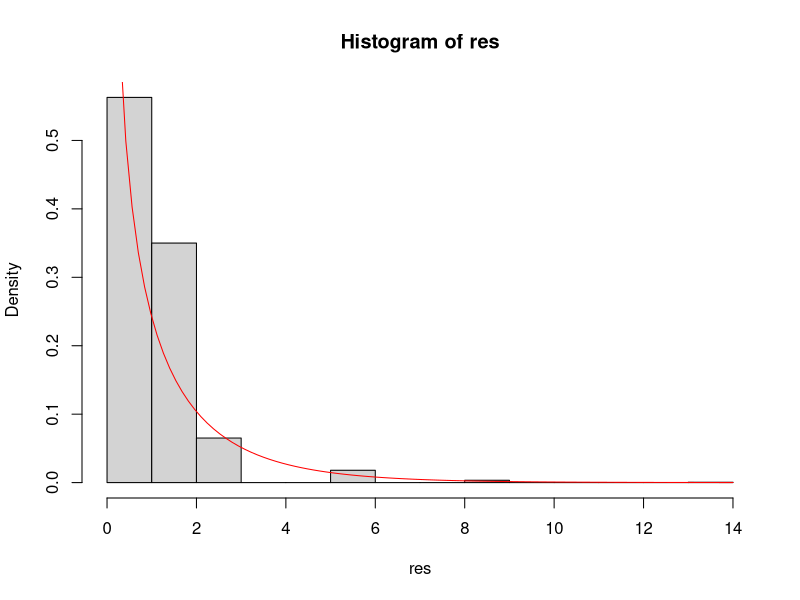

The R source for this figure:
two_log <- function(x, p0) {
  n <- length(x)
  x_bar <- mean(x)
  sum_x <- sum(x)
  -2 * (sum_x*(log(p0) + log(1-x_bar) - log(x_bar) - log(1-p0)) + n*(log(1-p0) - log(1-x_bar)))
}

p0 <- .25

n_sim <- 10000
n <- 10
res <- numeric(n_sim)
for (i in 1:n_sim) {
  x <- rbinom(n = n, size = 1, prob = p0)
  res[i] <- two_log(x, p0)
}

hist(res, freq = FALSE)
curve(dchisq(x, df = 1), add = TRUE, col = 'red')
